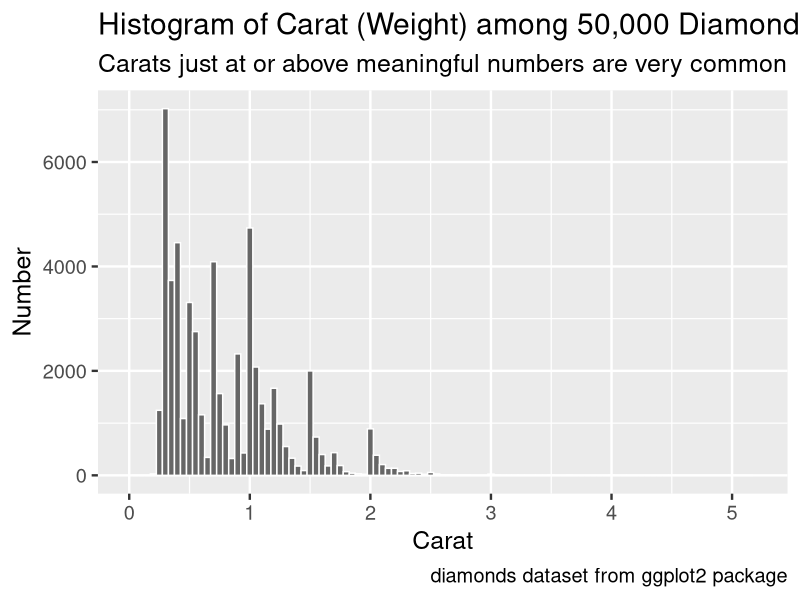
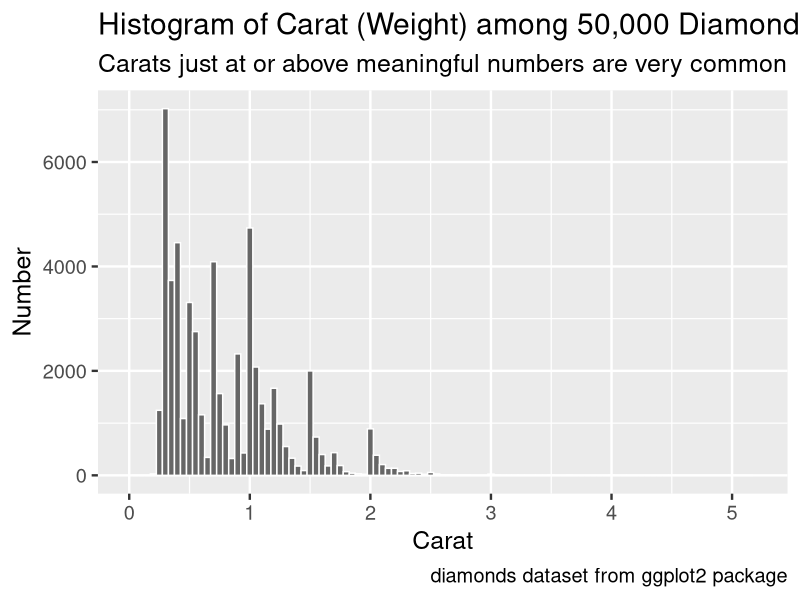

Write R code to recreate these figures, in order.
library(tidyverse)

# Had an OK filet mignon at Cheesecake Factory.

diamonds_histogram <- ggplot(diamonds, aes(x = carat)) +
	geom_histogram(binwidth = 0.05, fill = "gray40", color = "white") +
	labs(
		title = "Histogram of Carat (Weight) among 50,000 Diamonds",
		subtitle = "Carats just at or above meaningful numbers are very common",
		x = "Carat",
		y = "Number",
		caption = "diamonds dataset from ggplot2 package"
	) +
	theme_gray(base_size = 18) +
	xlim(0, 5.2)

ggsave(
	"diamonds-histogram.png",
	plot = diamonds_histogram,
	width = 12.24,
	height = 6.76,
	units = "in",
	dpi = 100
)

diamonds_histogram
